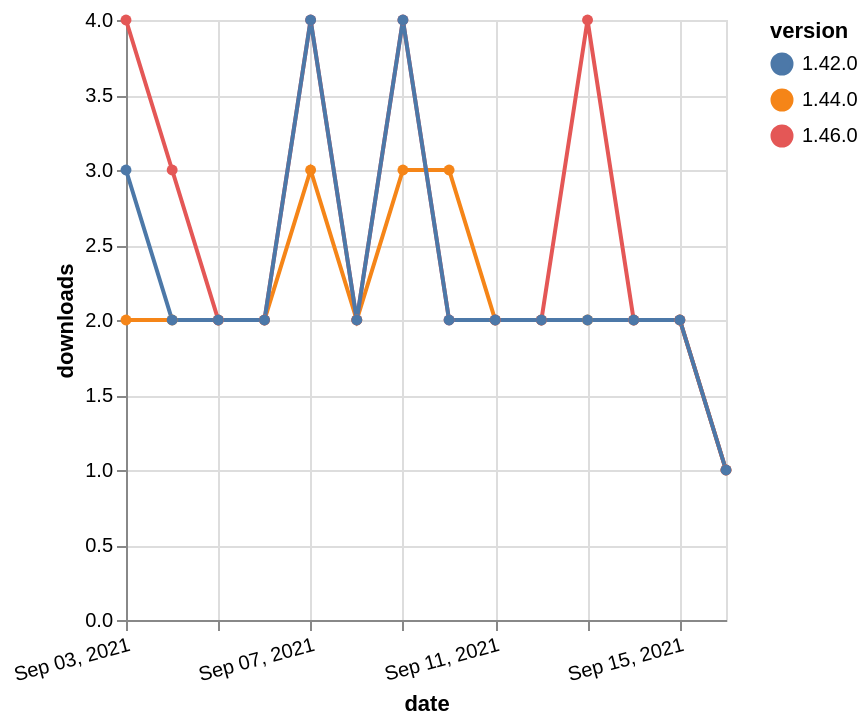

Write the Vega-Lite specification saved for this chart.
### Vega-Lite specification from a JSON file in a GitHub repository (floating-point values rounded to 4 significant figures)
{"$schema": "https://vega.github.io/schema/vega-lite/v5.json", "description": "A simple bar chart with embedded data.", "data": {"values": [{"date": "2021-09-03", "total": 2640, "delta": 2, "version": "1.44.0"}, {"date": "2021-09-04", "total": 2642, "delta": 2, "version": "1.44.0"}, {"date": "2021-09-05", "total": 2644, "delta": 2, "version": "1.44.0"}, {"date": "2021-09-06", "total": 2646, "delta": 2, "version": "1.44.0"}, {"date": "2021-09-07", "total": 2649, "delta": 3, "version": "1.44.0"}, {"date": "2021-09-08", "total": 2651, "delta": 2, "version": "1.44.0"}, {"date": "2021-09-09", "total": 2654, "delta": 3, "version": "1.44.0"}, {"date": "2021-09-10", "total": 2657, "delta": 3, "version": "1.44.0"}, {"date": "2021-09-11", "total": 2659, "delta": 2, "version": "1.44.0"}, {"date": "2021-09-12", "total": 2661, "delta": 2, "version": "1.44.0"}, {"date": "2021-09-13", "total": 2663, "delta": 2, "version": "1.44.0"}, {"date": "2021-09-14", "total": 2665, "delta": 2, "version": "1.44.0"}, {"date": "2021-09-15", "total": 2667, "delta": 2, "version": "1.44.0"}, {"date": "2021-09-16", "total": 2668, "delta": 1, "version": "1.44.0"}, {"date": "2021-09-03", "total": 2515, "delta": 4, "version": "1.46.0"}, {"date": "2021-09-04", "total": 2518, "delta": 3, "version": "1.46.0"}, {"date": "2021-09-05", "total": 2520, "delta": 2, "version": "1.46.0"}, {"date": "2021-09-06", "total": 2522, "delta": 2, "version": "1.46.0"}, {"date": "2021-09-07", "total": 2526, "delta": 4, "version": "1.46.0"}, {"date": "2021-09-08", "total": 2528, "delta": 2, "version": "1.46.0"}, {"date": "2021-09-09", "total": 2532, "delta": 4, "version": "1.46.0"}, {"date": "2021-09-10", "total": 2534, "delta": 2, "version": "1.46.0"}, {"date": "2021-09-11", "total": 2536, "delta": 2, "version": "1.46.0"}, {"date": "2021-09-12", "total": 2538, "delta": 2, "version": "1.46.0"}, {"date": "2021-09-13", "total": 2542, "delta": 4, "version": "1.46.0"}, {"date": "2021-09-14", "total": 2544, "delta": 2, "version": "1.46.0"}, {"date": "2021-09-15", "total": 2546, "delta": 2, "version": "1.46.0"}, {"date": "2021-09-16", "total": 2547, "delta": 1, "version": "1.46.0"}, {"date": "2021-09-03", "total": 3118, "delta": 3, "version": "1.42.0"}, {"date": "2021-09-04", "total": 3120, "delta": 2, "version": "1.42.0"}, {"date": "2021-09-05", "total": 3122, "delta": 2, "version": "1.42.0"}, {"date": "2021-09-06", "total": 3124, "delta": 2, "version": "1.42.0"}, {"date": "2021-09-07", "total": 3128, "delta": 4, "version": "1.42.0"}, {"date": "2021-09-08", "total": 3130, "delta": 2, "version": "1.42.0"}, {"date": "2021-09-09", "total": 3134, "delta": 4, "version": "1.42.0"}, {"date": "2021-09-10", "total": 3136, "delta": 2, "version": "1.42.0"}, {"date": "2021-09-11", "total": 3138, "delta": 2, "version": "1.42.0"}, {"date": "2021-09-12", "total": 3140, "delta": 2, "version": "1.42.0"}, {"date": "2021-09-13", "total": 3142, "delta": 2, "version": "1.42.0"}, {"date": "2021-09-14", "total": 3144, "delta": 2, "version": "1.42.0"}, {"date": "2021-09-15", "total": 3146, "delta": 2, "version": "1.42.0"}, {"date": "2021-09-16", "total": 3147, "delta": 1, "version": "1.42.0"}]}, "width": "container", "mark": {"type": "line", "point": {"filled": true}}, "encoding": {"x": {"field": "date", "type": "temporal", "timeUnit": "yearmonthdate", "title": "date", "axis": {"labelAngle": -15}}, "y": {"field": "delta", "type": "quantitative", "title": "downloads"}, "color": {"field": "version", "type": "nominal"}, "tooltip": {"field": "delta"}}}
